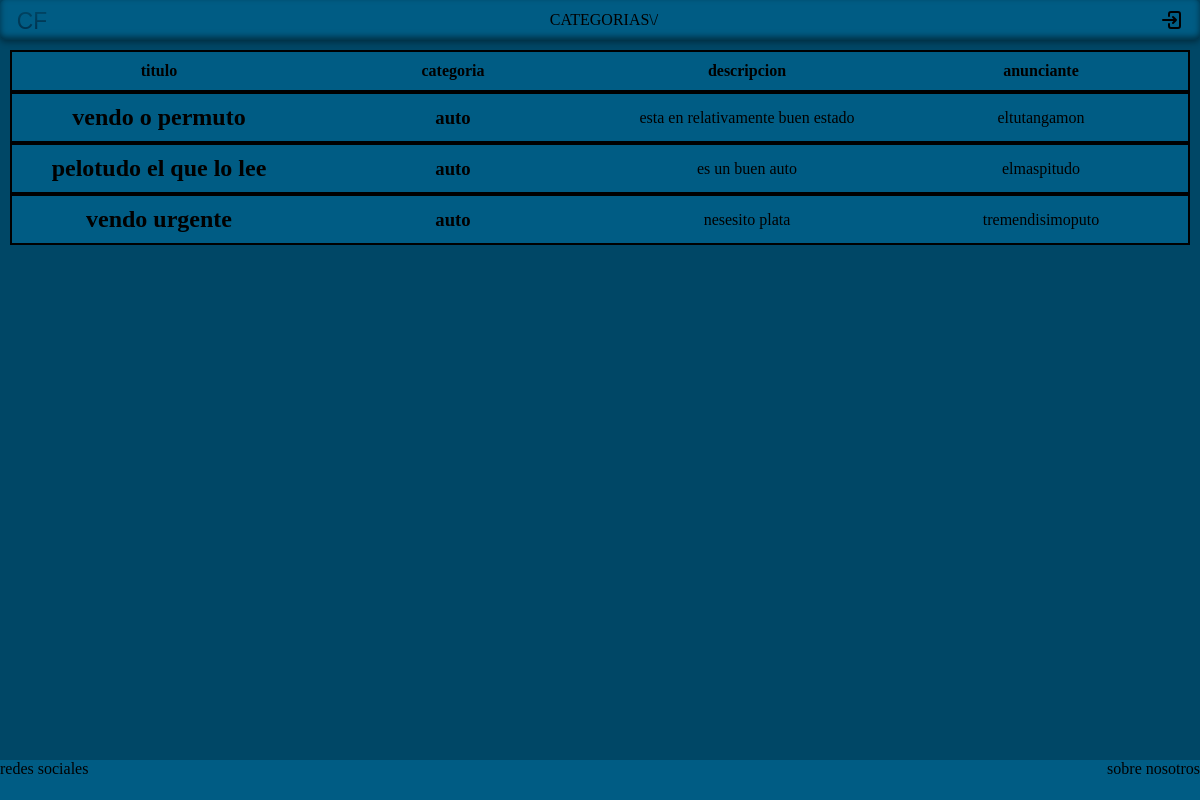
Before: / with the older database file.
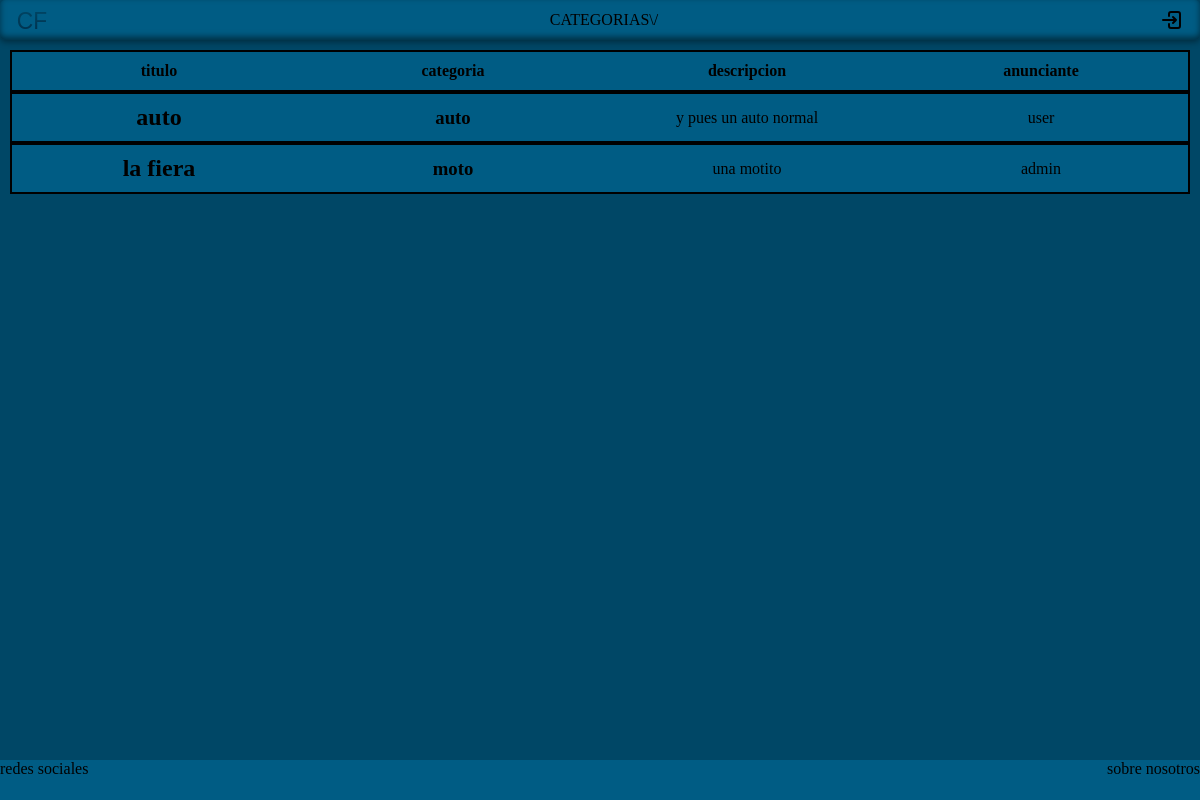
After: the same page with the newer database file.
### tables this page shows
CREATE TABLE `vehicles` (
  `id_vehicle` int(11) NOT NULL,
  `title` varchar(100) NOT NULL,
  `description` text DEFAULT NULL,
  `brand` varchar(100) DEFAULT NULL,
  `model` varchar(100) DEFAULT NULL,
  `year` year(4) DEFAULT NULL,
  `price` decimal(10,2) DEFAULT NULL,
  `id_category` int(11) NOT NULL,
  `id_user` int(11) NOT NULL
);

CREATE TABLE `category` (
  `id` int(11) NOT NULL,
  `name` varchar(50) NOT NULL,
  `description` text NOT NULL
);

CREATE TABLE `users` (
  `id` int(11) NOT NULL,
  `name` varchar(50) NOT NULL,
  `email` varchar(100) NOT NULL,
  `password` varchar(255) NOT NULL,
  `role` enum('admin','user') NOT NULL DEFAULT 'user'
);

### app/controllers/vehicle.controller.php (called while the page is built, shortened)
<?php
require_once __DIR__ . '/../../models/vehicle.php';
require_once __DIR__ . '/init.php';
class VehicleController {
    public function index($category_id = null) {
        $vehicle = new Vehicle();
        if ($category_id !== null) {
            $vehicles = $vehicle->getVehicleForCategory($category_id);
        } else {
            $vehicles = $vehicle->getVehicle();
        }
        include __DIR__ . '/../../views/layouts/main.phtml';
    }
}
?>

### app/controllers/init.php (called while the page is built, shortened)
<?php
function isLoggedIn() {
    return isset($_SESSION['user']);
}
?>

### models/vehicle.php (called while the page is built, shortened)
<?php
require_once __DIR__ . '/../config/database.php';
class Vehicle {
    private $conn;
    private $table_name = "vehicles";
    private $table_nameUser = "users";
    private $table_nameCategory = "category";
    public function __construct() {
        $database = new Database();
        $this->conn = $database->getConnection();
    }
    public function getVehicle() {
    $query = "SELECT " . $this->table_name . ".*,
    " . $this->table_nameUser. ".name,
    ". $this->table_nameCategory . ".name AS ". $this->table_nameCategory . "_name
    FROM " . $this->table_name . "
    JOIN " . $this->table_nameUser . " ON " . $this->table_name . ".id_user = " . $this->table_nameUser . ".id
    JOIN " . $this->table_nameCategory . " ON " . $this->table_name . ".id_category = " . $this->table_nameCategory . ".id";
    $stmt = $this->conn->prepare($query);
    $stmt->execute();
    return $stmt->fetchAll(PDO::FETCH_ASSOC);
}
}
?>

### config/database.php (called while the page is built, shortened)
<?php
class Database {
    private $host = "localhost";
    private $db_name = "tpecarfax";
    private $username = "root";
    private $password = "";
    public function getConnection() {
        $this->conn = null;
        try {
            $this->conn = new PDO(
                "mysql:host=" . $this->host . ";dbname=" . $this->db_name,
                $this->username,
                $this->password
            );
            $this->conn->setAttribute(PDO::ATTR_ERRMODE, PDO::ERRMODE_EXCEPTION);
        } catch(PDOException $e) {
            echo "Error de conexión: " . $e->getMessage();
        }
        return $this->conn;
    }
}
?>

### views/layouts/main.phtml (the view, shortened to what this page needs)
<!DOCTYPE html>
<html lang="es">
<head>
    <link rel="stylesheet" href="assets/css/estiloGeneral.css">
</head>
<body>
    <?php require_once __DIR__ . '/../partials/nav_bar_category.phtml'; ?>
    <main>
        <ul>
            <li class='lista referencia-lista'>
                <a class='referencia-lista'>titulo</a>
                <a class='referencia-lista'>categoria</a>
                <a class='referencia-lista'>descripcion</a>
                <a class='referencia-lista'>anunciante</a>
            </li>
            <?php foreach ($vehicles as $u): ?>
                <li class='lista'>
                    <a href="?action=vehicle/view/<?= (int)$u['id_vehicle'] ?>" class="vehicle-link">
                        <h2 class="TITULO"><?= htmlspecialchars($u['title']) ?></h2>
                    </a>
                    <h3 class="CATEGORIA"><?= htmlspecialchars($u['category_name']) ?></h3>
                    <p class="DESCRIPCION"><?= htmlspecialchars($u['description']) ?></p>
                    <span class="ANUNCIANTE"><?= htmlspecialchars($u['name']) ?></span>
                </li>
            <?php endforeach; ?>
        </ul>
    </main>
    <?php require_once __DIR__ . '/../partials/footer.phtml'; ?>
</body>
</html>

### index.php (shortened to what this page needs)
<?php
require_once './app/controllers/vehicle.controller.php';
$action = $_GET['action'] ?? 'vehicle';
$params = explode('/', $action);
$controllerName = array_shift($params);
switch ($controllerName) {
    case 'vehicle':
        $controller = new vehicleController();
        $controller->index();
        break;
}
?>

### views/partials/nav_bar_category.phtml (shortened to what this page needs)
<nav>
    <ul class='nav'>
                <li>
                  <a href="?action=vehicle" class="logo">
                    <img src="assets/svg/logo.svg" alt="TPECarfax Logo" width="32" height="32">
                  </a>
                </li>
                <li>
                  <a id="btn-category" class= 'btn-navbar'>CATEGORIAS<span id="arrow">\/</span></a>
                </li>
        <?php if (!isLoggedIn()): ?>
            <li>
              <a href="?action=login" class="nav-icon btn-navbar" title="Login">
                <svg xmlns="http://www.w3.org/2000/svg" width="24" height="24" viewBox="0 0 24 24">
                  <g fill="none" stroke="currentColor" stroke-linecap="round" stroke-linejoin="round" stroke-width="2">
                    <path d="M9 8V6a2 2 0 0 1 2-2h7a2 2 0 0 1 2 2v12a2 2 0 0 1-2 2h-7a2 2 0 0 1-2-2v-2"/>
                    <path d="M3 12h13l-3-3m0 6l3-3"/>
                  </g>
                </svg>
              </a>
            </li>
        <?php endif; ?>
    </ul>
</nav>

### views/partials/footer.phtml
<footer class = 'footer'>
    <a href="">redes sociales</a>
    <a href="">sobre nosotros</a>
</footer>

### assets/css/estiloGeneral.css (style rules this page uses)
:root { --color-fondo: #004766; --color-texto: #ffffff; --color-acento: #005c84; --padding-lista: 10px; --border-radius: 5px; }
* { list-style: none; padding: 0; margin: 0; }
html, body { height: 100%; margin: 0; }
body { background-color: var(--color-fondo); display: flex; flex-direction: column; }
.nav { display: flex; justify-content: space-between; list-style: none; padding: 0 1rem; margin: 0; background-color: var(--color-acento); min-height: 5vh; box-shadow:inset 0 -3px 6px rgba(0, 0, 0, 0.5),0 2px 6px rgba(0, 0, 0, 0.4); }
.nav a { display: flex; align-items: center; justify-content: center; height: 100%; color: inherit; text-decoration: none; }
ul { padding: var(--padding-lista); border-radius: var(--border-radius); }
.lista { border: 2px solid #000; display: flex; justify-content: center; align-items: center; gap: 20px; background-color: var(--color-acento); padding: var(--padding-lista); }
.referencia-lista { display: flex; justify-content: center; align-items: center; gap: 20px; font-weight: bold; }
.btn-navbar { cursor: pointer; user-select: none; }
.lista a, .lista h2, .lista h3, .lista p, .lista span { flex: 1; text-align: center; }
a, a:visited, a:hover, a:active { color: inherit; text-decoration: none; }
main { min-height: 90vh; }
.footer { min-height: 5vh; display: flex; flex-direction: row; justify-content: space-between; width: 100%; background-color: var(--color-acento); }

Changed rows visible on the page:
removed vehicles: title "vendo o permuto", id_category.name "auto", description "esta en relativamente buen estado", id_user.name "eltutangamon"
removed vehicles: title "pelotudo el que lo lee", id_category.name "auto", description "es un buen auto", id_user.name "elmaspitudo"
removed vehicles: title "vendo urgente", id_category.name "auto", description "nesesito plata", id_user.name "tremendisimoputo"
added vehicles: title "auto", id_category.name "auto", description "y pues un auto normal", id_user.name "user"
added vehicles: title "la fiera", id_category.name "moto", description "una motito", id_user.name "admin"
